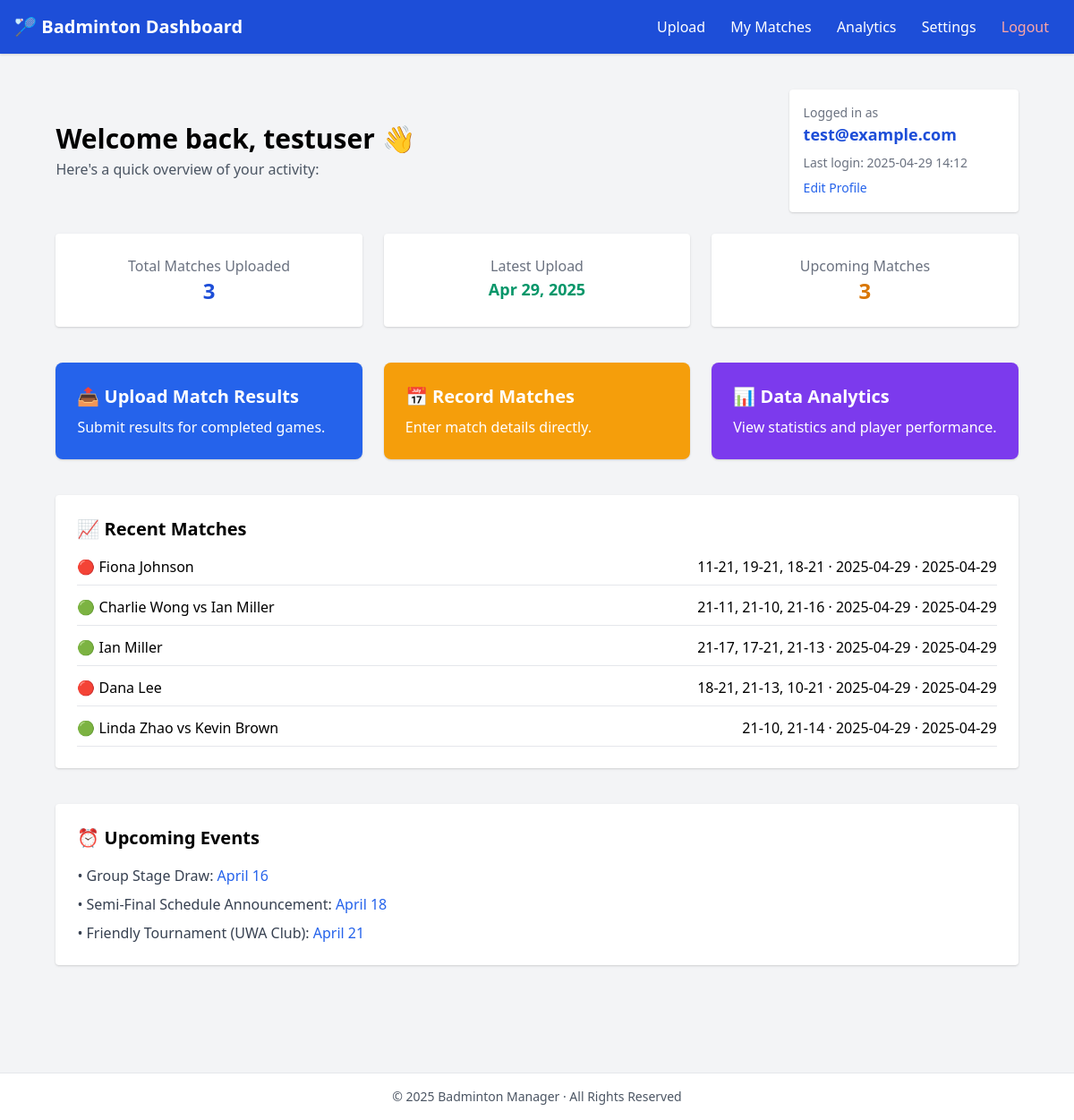
Page /dashboard (signed in) on the committed database.
### models.py (models this page shows, shortened)
class User(db.Model):
    id = db.Column(db.Integer, primary_key=True)
    username = db.Column(db.String(150), nullable=False, unique=True)
    email = db.Column(db.String(150), nullable=False, unique=True)
    password_hash = db.Column(db.String(256), nullable=False)
    last_login = db.Column(db.DateTime, default=db.func.current_timestamp())
    tournaments = db.relationship('Tournament', backref='organizer', lazy=True)

class Player(db.Model):
    id = db.Column(db.Integer, primary_key=True)
    name = db.Column(db.String(150), nullable=False)
    teams_as_player1 = db.relationship('Team', foreign_keys='Team.player1_id', backref='player1', lazy=True)
    teams_as_player2 = db.relationship('Team', foreign_keys='Team.player2_id', backref='player2', lazy=True)

### app.py (the view)
@app.route("/dashboard")
def dashboard():
    user_id = session.get("user_id")
    user = User.query.get(user_id)
    tournament_count = Tournament.query.filter_by(user_id=user.id).count()
    if "user_id" not in session:
        return redirect(url_for("login"))
    user_id = session.get("user_id")
    user = User.query.get(user_id)
    if not user:
        session.clear()
        return redirect(url_for("login"))
    tournament_count = Tournament.query.filter_by(user_id=user.id).count()
    latest_tournament = Tournament.query.filter_by(user_id=user.id).order_by(Tournament.created_at.desc()).first()
    latest_date = latest_tournament.date.strftime("%b %d, %Y") if latest_tournament else "No tournaments yet"
    recent_matches = []
    matches = Match.query.join(Tournament).filter(Tournament.user_id == user.id).order_by(Match.timestamp.desc()).limit(
        5).all()
    for match in matches:
        team1_players = [match.team1.player1.name]
        if match.team1.player2:
            team1_players.append(match.team1.player2.name)
        team2_players = [match.team2.player1.name]
        if match.team2.player2:
            team2_players.append(match.team2.player2.name)
        winner = match.get_winner()
        is_winner_team1 = winner.id == match.team1.id
        recent_matches.append({
            "team1": " vs ".join(team1_players),
            "team2": " vs ".join(team2_players),
            "score": f"{match.score1} · {match.timestamp.strftime('%Y-%m-%d')}",
            "is_winner": is_winner_team1,
            "match_date": match.timestamp.strftime('%Y-%m-%d')
        })
    upcoming_matches = 3
    return render_template(
        "html/dashboard.html",
        user=user,
        username=user.username,
        email=user.email,
        last_login=user.last_login.strftime('%Y-%m-%d %H:%M'),
        tournament_count=tournament_count,
        latest_upload=latest_date,
        upcoming_matches=upcoming_matches,
        recent_matches=recent_matches
    )

### models.py (called while the page is built)
    def get_winner(self):
        score1_sets = self.score1.split(', ')
        score2_sets = self.score2.split(', ')
        team1_wins = 0
        team2_wins = 0
        for i in range(min(len(score1_sets), len(score2_sets))):
            try:
                score1_points = int(score1_sets[i].split('-')[0])
                score2_points = int(score2_sets[i].split('-')[0])
                if score1_points > score2_points:
                    team1_wins += 1
                else:
                    team2_wins += 1
            except (ValueError, IndexError):
                continue
        if team1_wins > team2_wins:
            return self.team1
        else:
            return self.team2

### templates/html/dashboard.html (shortened to what this page needs)
<!DOCTYPE html>
<html lang="en">
<head>
  <link href="https://cdn.jsdelivr.net/npm/tailwindcss@2.2.19/dist/tailwind.min.css" rel="stylesheet">
</head>
<body class="bg-gray-100 min-h-screen flex flex-col">
  <nav class="bg-blue-700 text-white p-4 flex justify-between items-center shadow">
    <h1 class="text-xl font-bold">🏸 Badminton Dashboard</h1>
    <div>
      <a href="/upload" class="px-3 hover:underline">Upload</a>
      <a href="/input_form" class="px-3 hover:underline">My Matches</a>
      <a href="/analytics" class="px-3 hover:underline">Analytics</a>
      <a href="/settings" class="px-3 hover:underline">Settings</a>
      <a href="/logout" class="px-3 hover:underline text-red-300">Logout</a>
    </div>
  </nav>
  <main class="flex-1 max-w-6xl mx-auto px-4 py-10">
    <div class="mb-6 flex justify-between items-center">
      <div>
        <h2 class="text-3xl font-semibold">Welcome back, <span id="username">{{ username }}</span> 👋</h2>
        <p class="text-gray-600 mt-1">Here's a quick overview of your activity:</p>
      </div>
      <div class="bg-white p-4 rounded shadow w-64">
        <p class="text-sm text-gray-500">Logged in as</p>
        <p class="font-semibold text-blue-700 text-lg" id="user-email">{{ email }}</p>
        <p class="text-sm text-gray-500 mt-2">Last login: <span id="last-login">{{ last_login }}</span></p>
        <a href="/settings" class="text-sm text-blue-600 mt-2 inline-block hover:underline">Edit Profile</a>
      </div>
    </div>
    <div class="grid grid-cols-1 md:grid-cols-3 gap-6 mb-10">
      <div class="bg-white p-6 rounded shadow text-center">
        <p class="text-gray-500">Total Matches Uploaded</p>
        <p class="text-2xl font-bold text-blue-700">{{ tournament_count }}</p>
      </div>
      <div class="bg-white p-6 rounded shadow text-center">
        <p class="text-gray-500">Latest Upload</p>
        <p class="text-lg font-semibold text-green-600">{{ latest_upload }}</p>
      </div>
      <div class="bg-white p-6 rounded shadow text-center">
        <p class="text-gray-500">Upcoming Matches</p>
        <p class="text-2xl font-bold text-yellow-600">{{ upcoming_matches }}</p>
      </div>
    </div>
    <div class="grid grid-cols-1 md:grid-cols-3 gap-6 mb-10">
      <a href="/upload" class="bg-blue-600 text-white p-6 rounded-lg shadow hover:bg-blue-700 transition">
        <h3 class="text-xl font-bold mb-2">📤 Upload Match Results</h3>
        <p>Submit results for completed games.</p>
      </a>
      <a href="/input_form" class="bg-yellow-500 text-white p-6 rounded-lg shadow hover:bg-yellow-600 transition">
        <h3 class="text-xl font-bold mb-2">📅 Record Matches</h3>
        <p>Enter match details directly.</p>
      </a>
      <a href="/analytics" class="bg-purple-600 text-white p-6 rounded-lg shadow hover:bg-purple-700 transition">
        <h3 class="text-xl font-bold mb-2">📊 Data Analytics</h3>
        <p>View statistics and player performance.</p>
      </a>
    </div>
    <div class="bg-white rounded shadow p-6 mb-10">
      <h3 class="text-xl font-bold mb-4">📈 Recent Matches</h3>
      {% if recent_matches %}
        <ul class="space-y-3">
          {% for match in recent_matches %}
            <li class="border-b pb-2 flex justify-between">
              <span>
                {% if match.is_winner %}🟢{% else %}🔴{% endif %}
                {{ match.team1 }}
              </span>
              <span>{{ match.score }} · {{ match.match_date }}</span>
            </li>
          {% endfor %}
        </ul>
      {% else %}
        <p class="text-gray-500 text-center py-4">No recent matches found. Start by uploading match results!</p>
      {% endif %}
    </div>
    <div class="bg-white rounded shadow p-6 mb-20">
      <h3 class="text-xl font-bold mb-4">⏰ Upcoming Events</h3>
      <ul class="space-y-2 text-gray-700">
        <li>• Group Stage Draw: <span class="text-blue-600 font-medium">April 16</span></li>
        <li>• Semi-Final Schedule Announcement: <span class="text-blue-600 font-medium">April 18</span></li>
        <li>• Friendly Tournament (UWA Club): <span class="text-blue-600 font-medium">April 21</span></li>
      </ul>
    </div>
  </main>
  <footer class="bg-white text-gray-600 text-sm text-center py-4 border-t">
    © 2025 Badminton Manager · All Rights Reserved
  </footer>
</body>
</html>

### rows in the picture
User: username "testuser", email "test@example.com"
Player: team1 "Fiona Johnson"
Player: team1 "Ian Miller"
Player: team1 "Dana Lee"
Player: team1 "Linda Zhao vs Kevin Brown", score "21-10, 21-14 · 2025-04-29", match_date "2025-04-29"

### other values in the picture
{{ last_login }} "2025-04-29 14:12"
{{ tournament_count }} "3"
{{ latest_upload }} "Apr 29, 2025"
{{ upcoming_matches }} "3"
{{ match.score }} "11-21, 19-21, 18-21 · 2025-04-29" "21-11, 21-10, 21-16 · 2025-04-29" "21-17, 17-21, 21-13 · 2025-04-29" "18-21, 21-13, 10-21 · 2025-04-29"
{{ match.match_date }} "2025-04-29" "2025-04-29" "2025-04-29" "2025-04-29"
{{ match.team1 }} "Charlie Wong vs Ian Miller"
